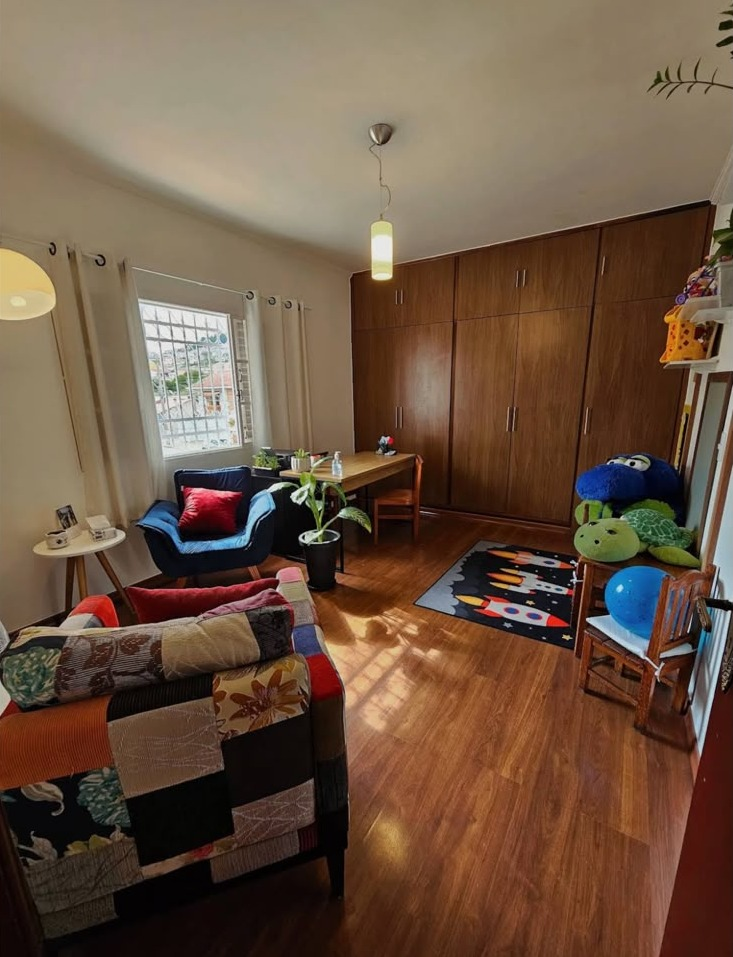
#> input picture afeto/referencias/fotos/sala-acolhimento.jpg, 733 x 957 px
$ python alpha.py ../../afeto/referencias/fotos/sala-acolhimento.jpg out.png 5
#> lines starting #> are read from the running program, lines starting #| are printed output that depends on the picture
import numpy as np, sys
from PIL import Image
im=Image.open(sys.argv[1]).convert('RGB')
#> im is the input picture: PIL image 733x957 RGB; mean R, G, B 109.1, 85.6, 66.8
a=np.asarray(im).astype(float)
bg=np.array([73,26,80.]); gold=np.array([178,158,112.])
d=gold-bg
t=((a-bg)@d)/(d@d)
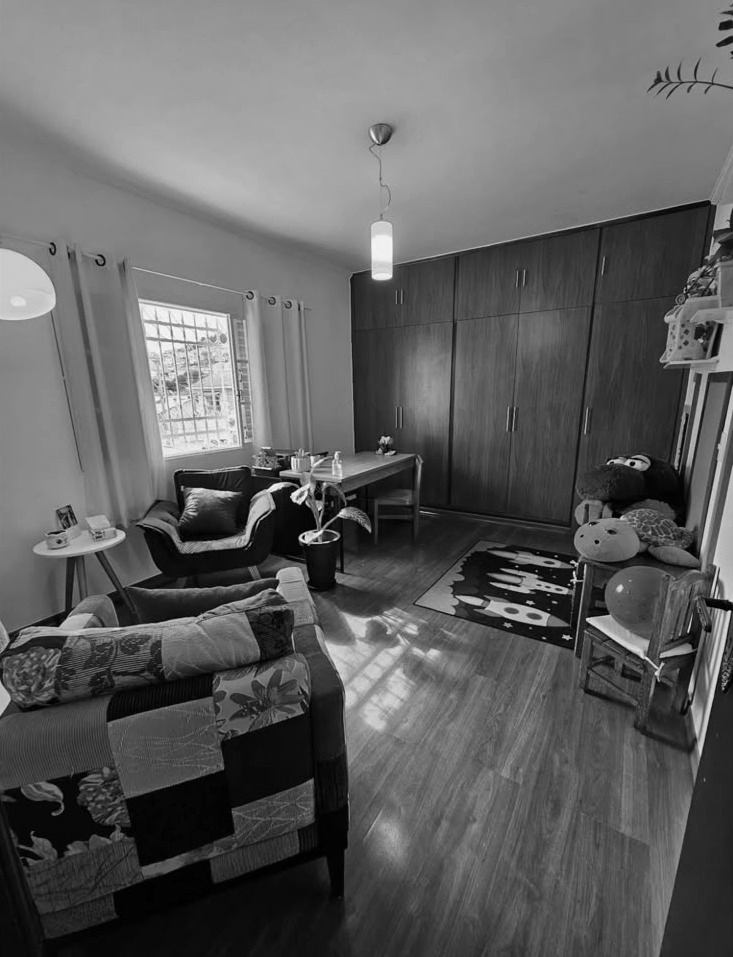
#> t: shape (957, 733) float64; min -0.463, max 1.77, mean 0.381; drawn with min black and max white
t=np.clip(t,0,1)
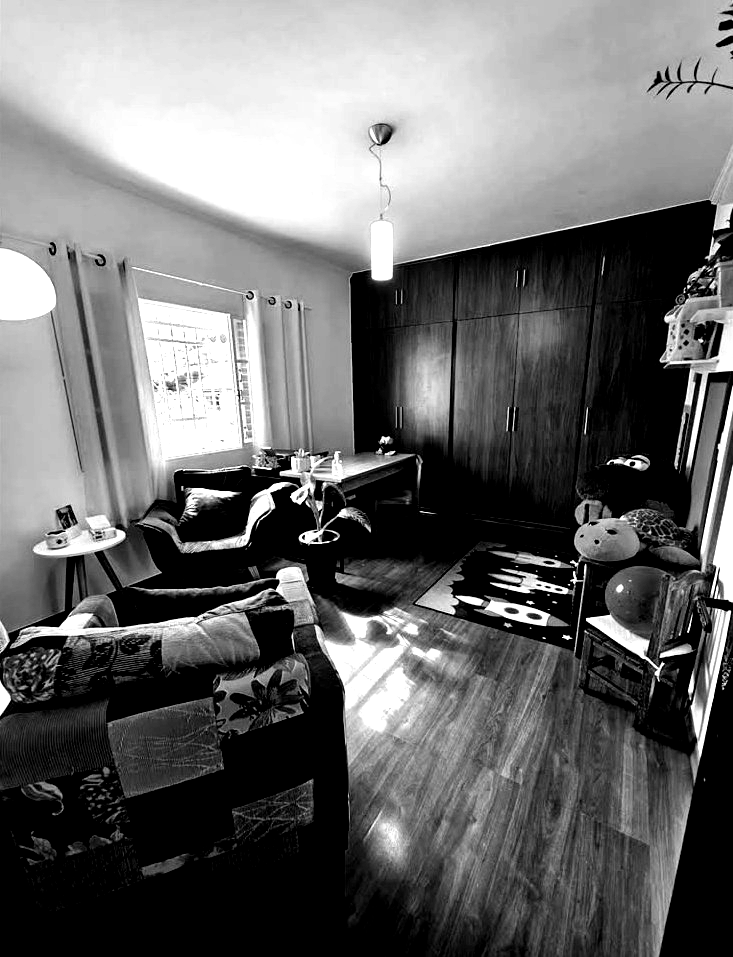
#> t: shape (957, 733) float64; min 0, max 1, mean 0.423
al=Image.fromarray((t*255).astype('uint8'))
S=int(sys.argv[3]) if len(sys.argv)>3 else 6
al=al.resize((al.width*S,al.height*S),Image.LANCZOS)
#> al: PIL image 3665x4785 L
al.save(sys.argv[2])

$ run again, on afeto/referencias/fotos/sala-integracao.jpg
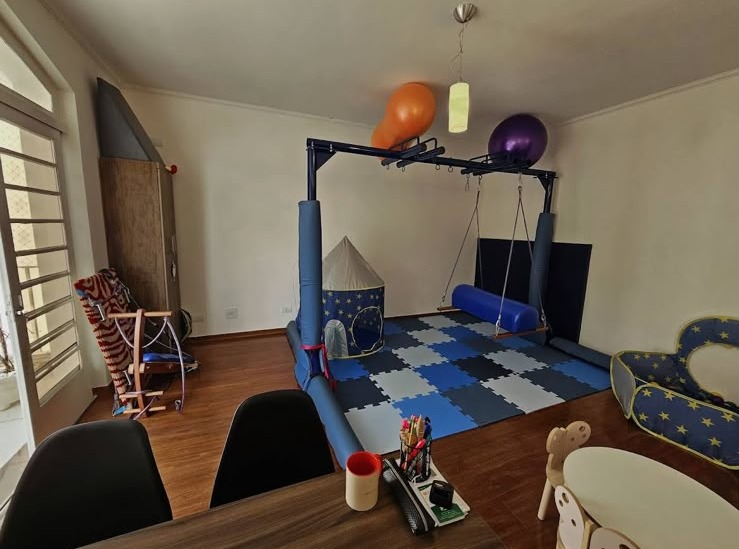
#> input picture afeto/referencias/fotos/sala-integracao.jpg, 739 x 549 px
#> im is the input picture: PIL image 739x549 RGB; mean R, G, B 106.7, 95, 80.9
#> `t=((a-bg)@d)/(d@d)`:
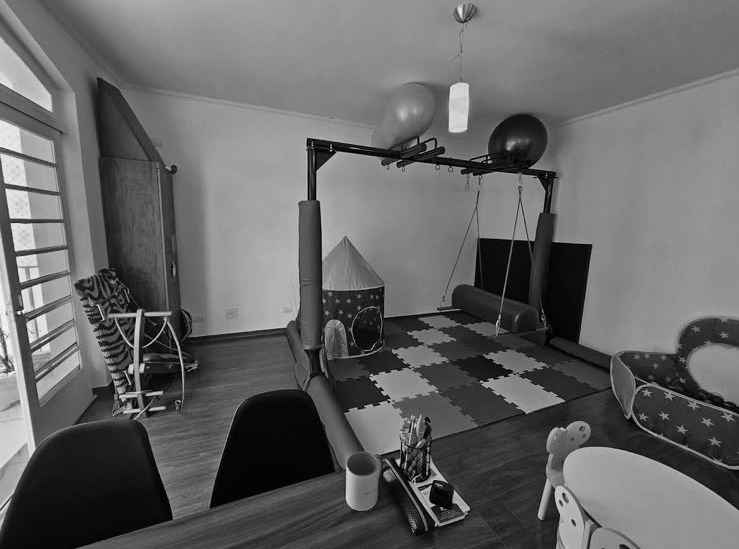
#> t: shape (549, 739) float64; min -0.463, max 1.78, mean 0.43; drawn with min black and max white
#> `al=al.resize((al.width*S,al.height*S),Image.LANCZOS)`:
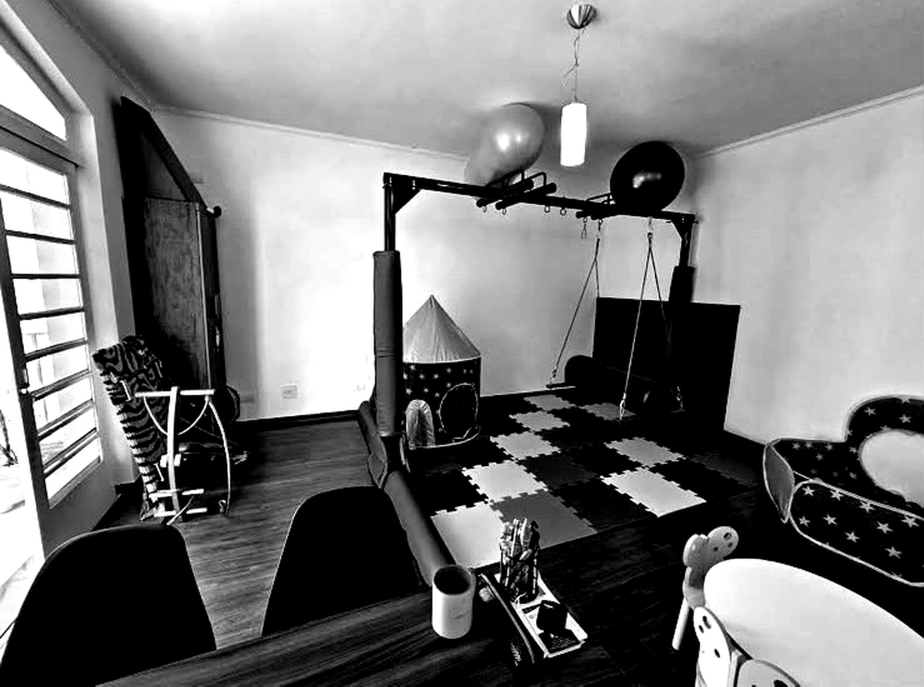
#> al: PIL image 3695x2745 L (shown at 1/4 size); min 0, max 255, mean 119.5

$ run again, on afeto/referencias/fotos/sala-mesas.jpg
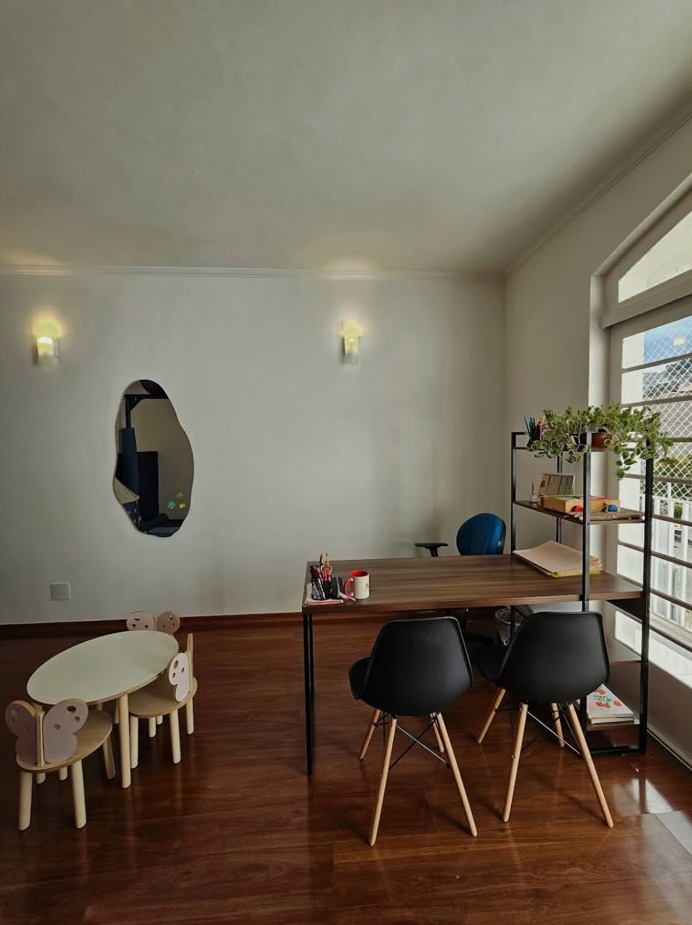
#> input picture afeto/referencias/fotos/sala-mesas.jpg, 692 x 925 px
#> im is the input picture: PIL image 692x925 RGB; mean R, G, B 114, 103.9, 89
#> `t=((a-bg)@d)/(d@d)`:
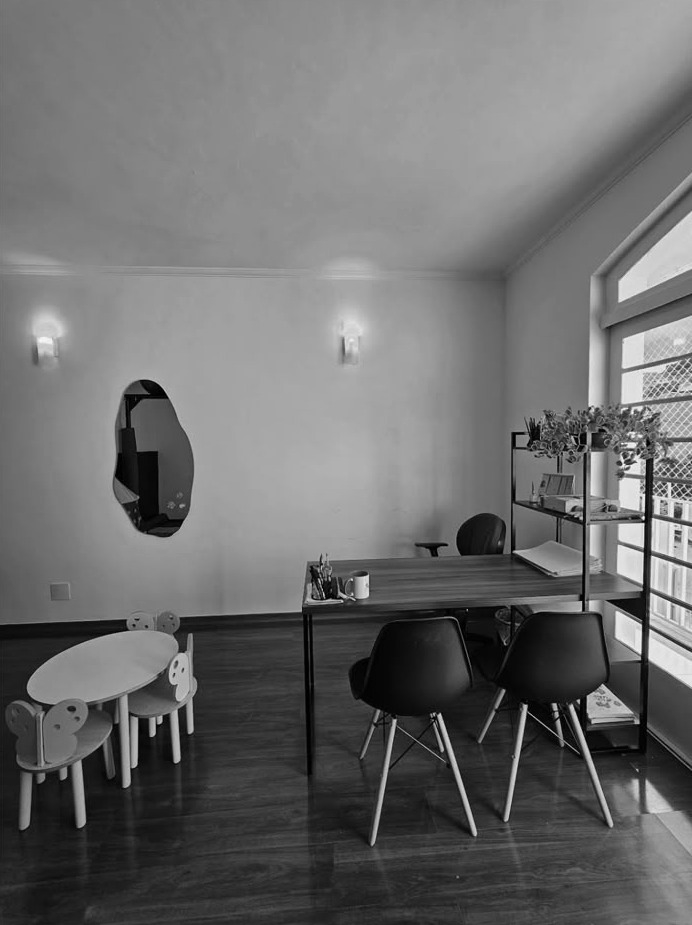
#> t: shape (925, 692) float64; min -0.463, max 1.78, mean 0.505; drawn with min black and max white
#> `t=np.clip(t,0,1)`:
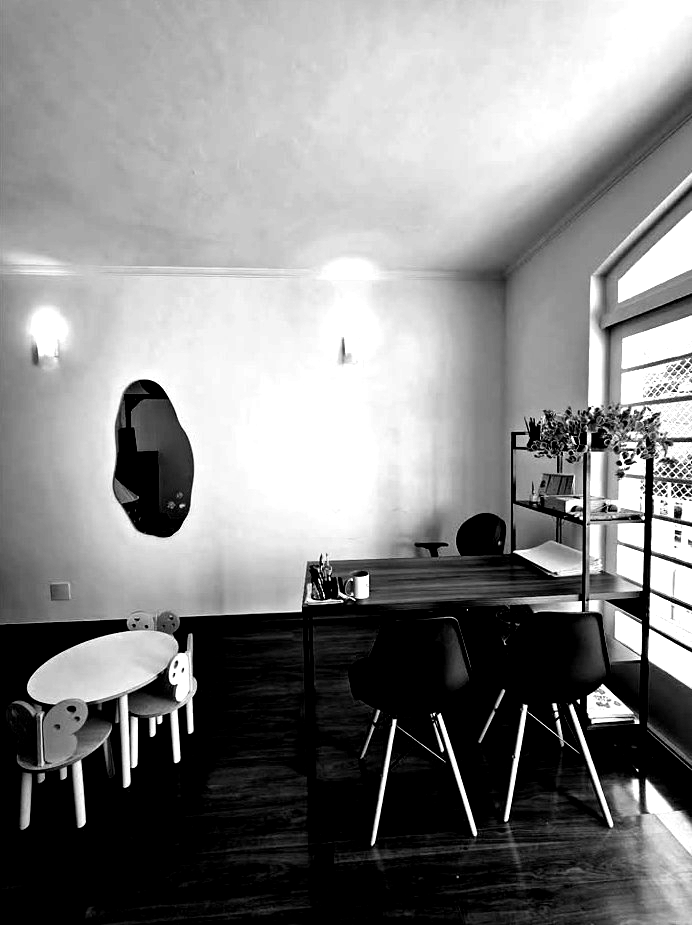
#> t: shape (925, 692) float64; min 0, max 1, mean 0.526
